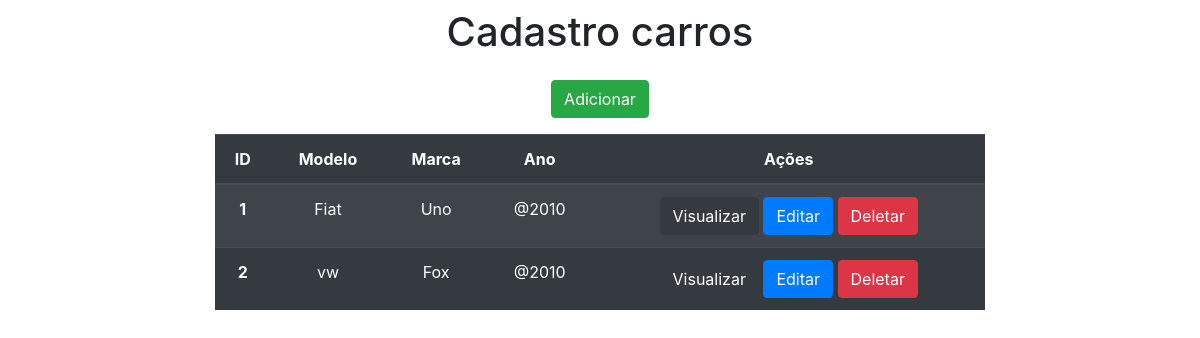
Before: / with the older database file.
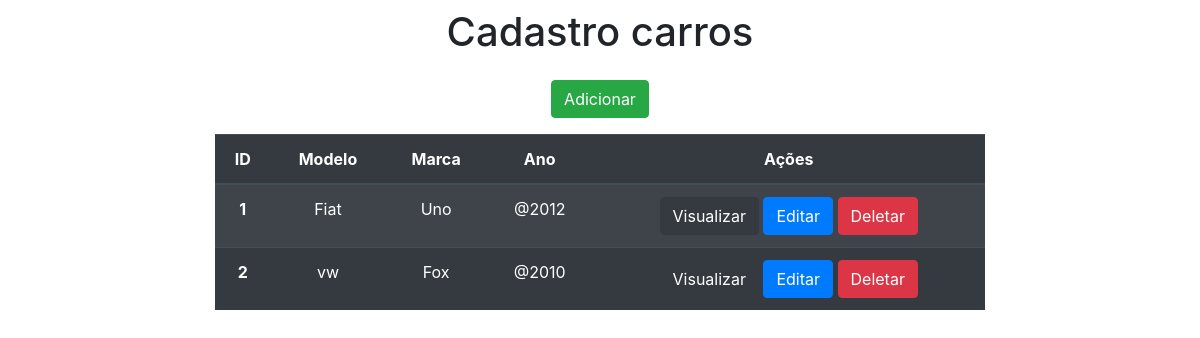
After: the same page with the newer database file.
### app/models.py (models this page shows)
class Carros(models.Model):
    modelo = models.CharField(max_length=30)
    marca = models.CharField(max_length=30)
    ano = models.IntegerField()

### app/views.py (the view)
# urls.py: 2. Add a URL to urlpatterns:  path('', views.home, name='home')
def home(request):
    data = {}
    all = Carros.objects.all()
    paginator = Paginator(all, 2)
    pages = request.GET.get('page')
    data['db'] = paginator.get_page(pages)
    return render(request, 'index.html', data)

### app/templates/index.html (shortened to what this page needs)
<!DOCTYPE html>
<html lang="en">
<head>
    <link rel="stylesheet" href="https://stackpath.bootstrapcdn.com/bootstrap/4.3.1/css/bootstrap.min.css"
>
</head>
<body>
    <div class="col-8 m-auto pt-2 pb-2 text-center">
        <h1>Cadastro carros</h1>
    </div>
    <div class="col-8 m-auto pt-2 pb-2 text-center">
        <a href="/form" class="btn btn-success">Adicionar</a>
    </div>
    <div class="col-8 m-auto pt-2 pb-2 text-center">
        <table class="table table-striped table-dark">
            <thead>
              <tr>
                <th scope="col">ID</th>
                <th scope="col">Modelo</th>
                <th scope="col">Marca</th>
                <th scope="col">Ano</th>
                <th scope="col">Ações</th>
              </tr>
            </thead>
            <tbody>
              {% for dbs in db%}
              <tr>
                <th>{{dbs.id}}</th>
                <td>{{dbs.marca}}</td>
                <td>{{dbs.modelo}}</td>
                <td>@{{dbs.ano}}</td>
                <td>
                    <a href="/view/{{dbs.id}}/" class="btn btn-dark">Visualizar</a>
                    <a href="/edit/{{dbs.id}}/" class="btn btn-primary">Editar</a>
                    <a href="/delete/{{dbs.id}}/" class="btn btn-danger">Deletar</a>
                </td>
              </tr>
              {% endfor %}
    </div>
</body>
</html>

Changed rows visible on the page:
changed Carros "Fiat": ano "2010" → "2012"
